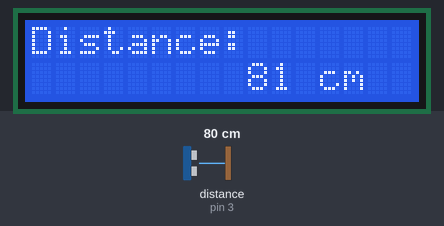
A sketch run on a simulated Arduino Uno, built with avr-gcc and run on an emulated ATmega328P. Parts: 16×2 character LCD. The test bench sets the inputs (shaded band); at power-on: distance to the obstacle (sensor on pin 3) 80 cm. The echo pulse lasts 58.3 µs per cm; what the sketch prints to the serial monitor is not drawn.

Above: at 1.2 s.
1.3 s: distance to the obstacle (sensor on pin 3) set to 2 cm
At 2.5 s:
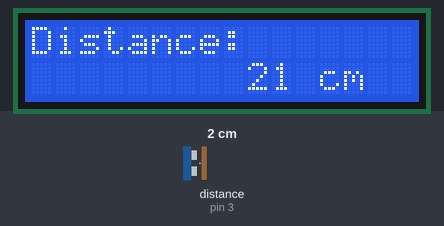
2.9 s: distance to the obstacle (sensor on pin 3) set to 4 cm
At 3.6 s:
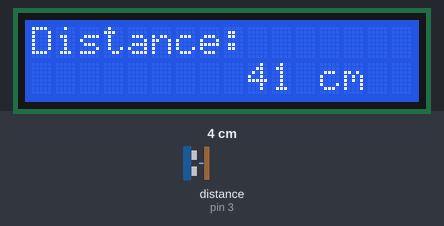
4.5 s: distance to the obstacle (sensor on pin 3) set to 9 cm
At 5.3 s:
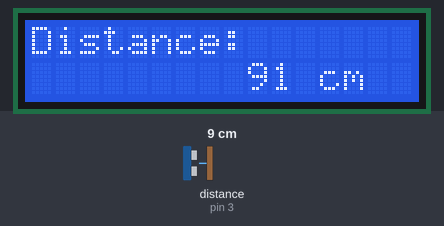
Timing chart, 0 to 7.5 s (numbered marks = the images above; inputs shaded):
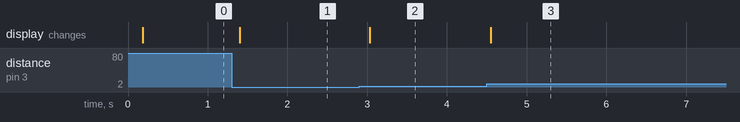

Measured:
- after the input at 1.3 s, the display: changes after 0.10 s (image 1)
- after the input at 2.9 s, the display: changes after 0.13 s (image 2)
- after the input at 4.5 s, the display: changes after 0.05 s (image 3)

The sketch:

jarak-2.ino
```cpp
#include <Wire.h>
#include <LiquidCrystal_I2C.h>
#include <NewPing.h>

LiquidCrystal_I2C lcd(0x27,16,2);

#define TRIGGER_PIN 2 // Arduino pin tied to trigger pin on the ultrasonic sensor.
#define ECHO_PIN 3 // Arduino pin tied to echo pin on the ultrasonic sensor.
#define MAX_DISTANCE 400 // Maximum distance we want to ping for (in centimeters). Maximum sensor distance is rated at 400-500cm.

NewPing sonar(TRIGGER_PIN, ECHO_PIN, MAX_DISTANCE); // NewPing setup of pins and maximum distance.

void setup() {
  Serial.begin(115200); // Open serial monitor at 115200 baud to see ping results.
  lcd.init(); lcd.backlight();
}

void loop() {
  delay(100); // Wait 50ms between pings (about 20 pings/sec). 29ms should be the shortest delay between pings.
  unsigned int uS = sonar.ping(); // Send ping, get ping time in microseconds (uS).
  Serial.print("Ping: ");
  Serial.print(uS / US_ROUNDTRIP_CM); // Convert ping time to distance in cm and print result (0 = outside set distance range)
  Serial.println("cm");
  lcd.setCursor(0, 0);
  lcd.print("Distance:");
  lcd.setCursor(0, 1);
  lcd.print(" ");
  lcd.setCursor(9, 1);
  lcd.print(uS / US_ROUNDTRIP_CM);
  lcd.setCursor(12, 1);
  lcd.print("cm");
}
```
